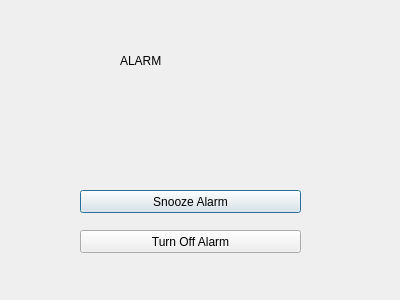
<?xml version="1.0" encoding="UTF-8"?>
<ui version="4.0">
 <class>Snoozer</class>
 <widget class="QDialog" name="Snoozer">
  <property name="geometry">
   <rect>
    <x>0</x>
    <y>0</y>
    <width>400</width>
    <height>300</height>
   </rect>
  </property>
  <property name="windowTitle">
   <string>Dialog</string>
  </property>
  <widget class="QLabel" name="alarmLabel">
   <property name="geometry">
    <rect>
     <x>120</x>
     <y>20</y>
     <width>151</width>
     <height>81</height>
    </rect>
   </property>
   <property name="text">
    <string>ALARM</string>
   </property>
  </widget>
  <widget class="QPushButton" name="snoozeButton">
   <property name="geometry">
    <rect>
     <x>80</x>
     <y>190</y>
     <width>221</width>
     <height>23</height>
    </rect>
   </property>
   <property name="text">
    <string>Snooze Alarm</string>
   </property>
  </widget>
  <widget class="QPushButton" name="turnOffButton">
   <property name="geometry">
    <rect>
     <x>80</x>
     <y>230</y>
     <width>221</width>
     <height>23</height>
    </rect>
   </property>
   <property name="text">
    <string>Turn Off Alarm</string>
   </property>
  </widget>
 </widget>
 <resources/>
 <connections/>
</ui>
